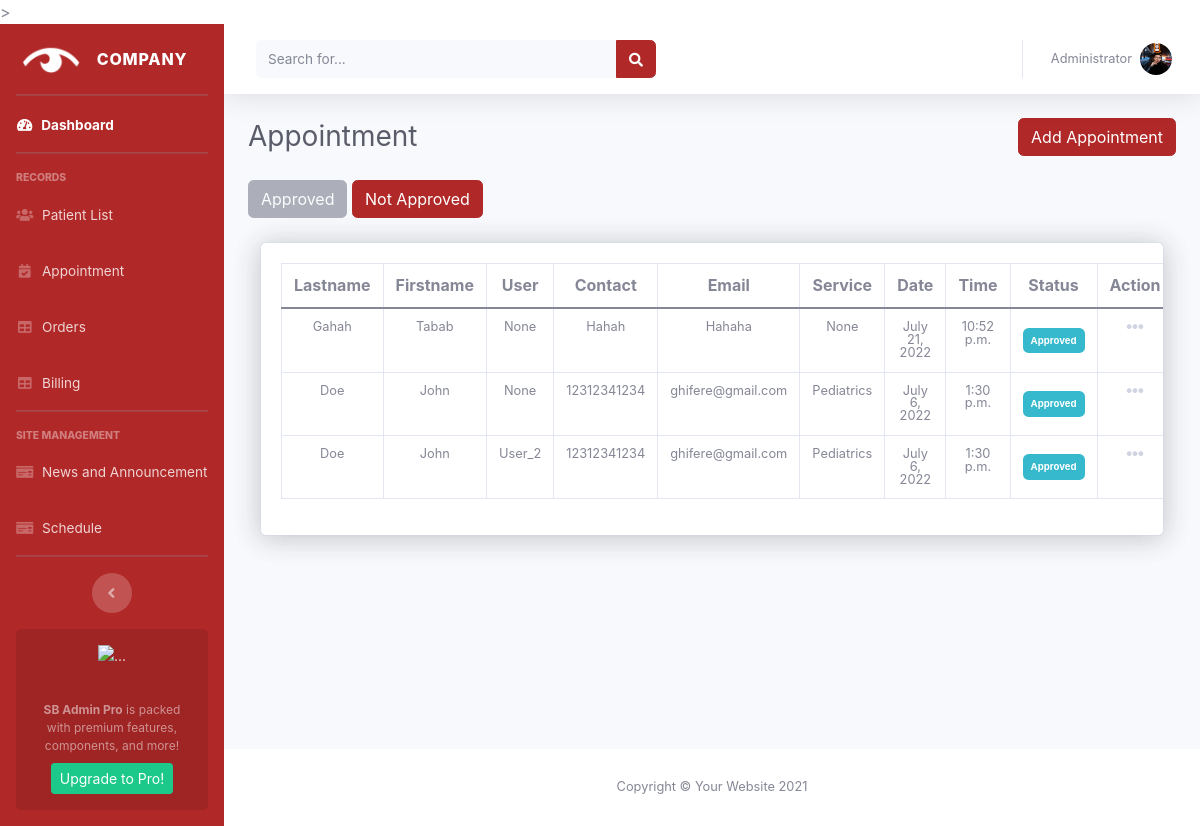
The app's page /Appointment/Approved/, older data.
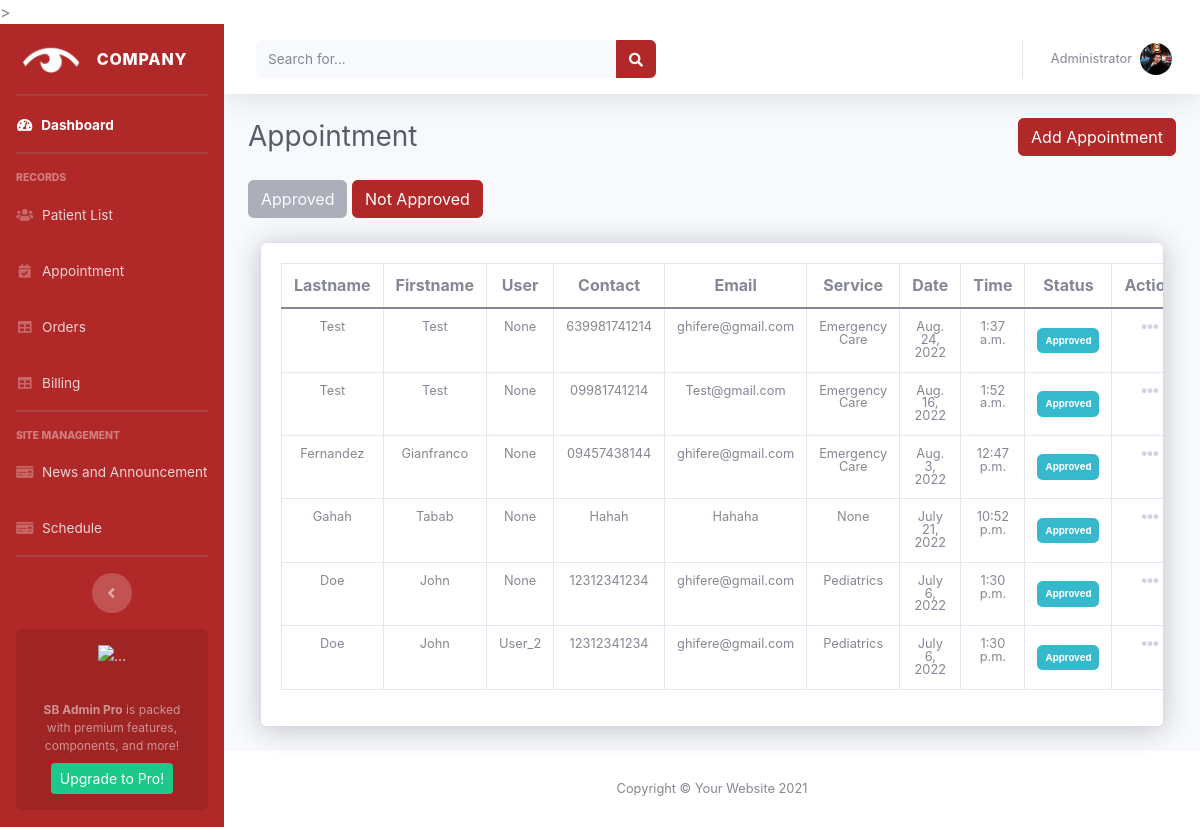
The same page, newer data.
### accounts/models.py (models this page shows)
class Appointment(models.Model):
    user = models.ForeignKey(
        User, null=True, blank=True, on_delete=models.CASCADE)
    first_name = models.CharField(max_length=200, null=True, blank=True)
    last_name = models.CharField(max_length=200, null=True, blank=True)
    phone = models.CharField(max_length=200, null=True, blank=True)
    email = models.CharField(max_length=200, null=True, blank=True)
    purpose = models.CharField(max_length=200, null=True, blank=True)
    date = models.DateField(null=True, blank=True)
    time = models.TimeField(null=True, blank=True)
    status = models.CharField(
        max_length=200, null=True, blank=True, default='Not Approved')

### accounts/views.py (the view, shortened to what this page needs)
# urls.py: path('Appointment/Approved/', views.appointment_approved,
def appointment_approved(request):
    order_by_list = ['-date', '-time']
    appoint = Appointment.objects.all().filter(status='Approved')
    appointments = appoint.order_by(*order_by_list)
    context = {
        'appointments': appointments,
    }
    return render(request, 'admin/pages/appointment_approve.html', context)

### accounts/templates/admin/pages/appointment_approve.html (shortened to what this page needs)
{% extends 'admin/admin.html' %} {% block title %}Appointment{% endblock %}
{% block content %}
<div class="d-sm-flex align-items-center justify-content-between mb-4">
    <h1 class="h3 mb-0 text-gray-800">Appointment</h1>
    <a class="btn btn-primary" href="{% url 'create_appointment' %}" type="button">Add Appointment</a>
</div>
<a class="btn btn-secondary disabled" href="{% url 'appointment_approved' %}" type="button">Approved</a>
<a class="btn btn-primary" href="{% url 'appointment' %}" type="button">Not Approved</a>
<link rel="stylesheet" type="text/css" href="https://cdn.datatables.net/1.12.1/css/jquery.dataTables.css">
<div class="col-xl-12 mt-4">
    <div class="card shadow mb-4">
        <div class="card card-body border-0 shadow table-responsive ">
            <table class="table table-bordered text-center align-middle">
                <thead>
                    <tr class="p-0 mb-2 h6 text-dark-100 bolder">
                        <th scope="col">Lastname</th>
                        <th scope="col">Firstname</th>
                        <th scope="col">User</th>
                        <th scope="col">Contact</th>
                        <th scope="col">Email</th>
                        <th scope="col">Service</th>
                        <th scope="col">Date</th>
                        <th scope="col">Time</th>
                        <th scope="col">Status</th>
                        <th scope="col" class="text-center">Action</th>
                    </tr>
                </thead>
                <tbody class="p-5">
                    {% for appointment in appointments %}
                    <tr class="small text-center lh-1">
                        <td>{{appointment.last_name}}</td>
                        <td>{{appointment.first_name}}</td>
                        <td>{{appointment.user}}</td>
                        <td>{{appointment.phone}}</td>
                        <td>{{appointment.email}}</td>
                        <td>{{appointment.purpose}}</td>
                        <td>{{appointment.date}}</td>
                        <td>{{appointment.time}}</td>
                        <td class="align-middle">
                            {% if appointment.status == "Approved" %}
                            <span class="badge p-2 bg-info align-middle">{{appointment.status}}</span>
                            {% else %}
                            <span class="badge p-2 bg-danger align-middle">{{appointment.status}}</span>
                            {% endif %}
                        </td>
                        <td class="text-center">
                            <div class="dropdown no-arrow">
                                <a class="dropdown-toggle" href="#" role="button" id="dropdownMenuLink-{{order.id}}"
                                    data-toggle="dropdown" aria-haspopup="true" aria-expanded="false">
                                    <i class="fas fa-ellipsis-h fa-lg fa-fw text-gray-400"></i>
                                </a>
                            </div>
                        </td>
                    </tr>
                    {% endfor %}
                </tbody>
            </table>
        </div>
    </div>
</div>
{% endblock %}

Row changes from the older to the newer data that the page shows:
added Appointment: last_name "Test", first_name "Test", user "None", phone "639981741214", email "ghifere@gmail.com", purpose "Emergency Care", date "Aug. 24, 2022", time "1:37 a.m.", status "Approved"
added Appointment: last_name "Test", first_name "Test", user "None", phone "09981741214", email "Test@gmail.com", purpose "Emergency Care", date "Aug. 16, 2022", time "1:52 a.m.", status "Approved"
added Appointment: last_name "Fernandez", first_name "Gianfranco", user "None", phone "09457438144", email "ghifere@gmail.com", purpose "Emergency Care", date "Aug. 3, 2022", time "12:47 p.m.", status "Approved"
